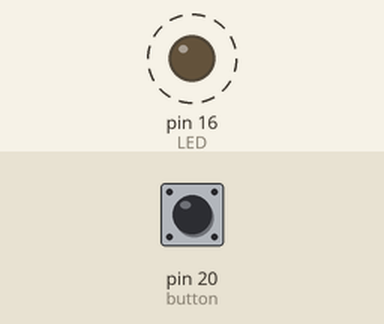
Simulated run of this program. Board: MicroPython board. Shown: output pins drawn as LEDs (lit = HIGH). Dashed ring = blinking. Inputs (shaded band) come from the test bench; at power-on: pin 20 (button) LOW.

Above: at 0.87 s.
1.3 s: pin 20 (button) pulled HIGH for 0.15 s
At 1.94 s:
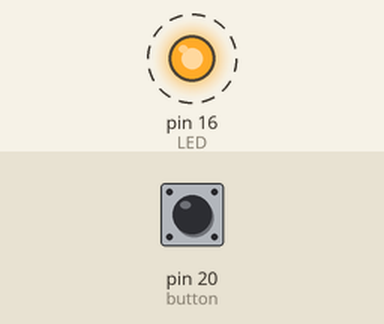
4.3 s: pin 20 (button) pulled HIGH for 1 s
6.8 s: pin 20 (button) pulled HIGH for 3.2 s
At 7.43 s:
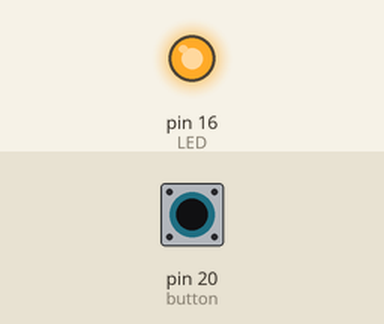
Timing chart, 0 to 17.5 s (numbered marks = the images above; inputs shaded):
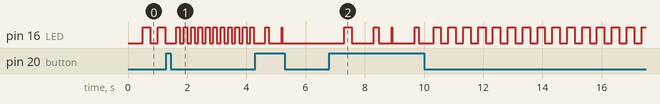

Measured:
- after the input at 1.3 s, pin 16 (LED): alternates HIGH for 0.12 s and LOW for 0.12 s, starting after 0.33 s
- after the input at 6.8 s, pin 16 (LED): LOW → HIGH after 0.50 s, → LOW 0.26 s later, → HIGH 0.74 s later, → LOW 0.17 s later, … (37 changes in this stretch)
- by itself, pin 16 (LED): alternates HIGH for 0.25 s and LOW for 0.25 s

The program:

blink.py
```python
import machine
import utime


LED = machine.Pin(16, machine.Pin.OUT) # pin 16
button = machine.Pin(20, machine.Pin.IN) #pin 20
on = 1
off = 0 # is used for the output off the led
last_time = utime.ticks_ms()
etat_led = "on" # is uted to discribe the functionning of the led
valeur_bouton=0
add_latence = 0
new_time_before = last_time
while True:
    index = button.value()

    new_time = utime.ticks_ms() # utlisation of ticks_ms is lore efficient than time.ns()
    Break = 250/(1+ valeur_bouton) + add_latence
    if index ==1 and new_time-new_time_before > 150:
        valeur_bouton= valeur_bouton+1 #change the state of the process
        new_time_before =new_time # allow us to modife properly the state of the process
        #because it adds a break after a modification of the process
        add_latence= 250 # to have a latence beetween the transistion

    if valeur_bouton == 0 or valeur_bouton == 1:

        if etat_led == "off" and new_time-last_time >= Break:

            LED.value(on)
            etat_led = "on" # is used to change the state of the led
            last_time = utime.ticks_ms()
            add_latence = 0 # to come back with the initanal break
        elif new_time-last_time >= Break:
            add_latence = 0
            LED.value(off)
            etat_led = "off"
            last_time = utime.ticks_ms()


    elif valeur_bouton == 2:
        LED.value(off)

    else :
        valeur_bouton = 0 # to come back to the initial state of the process
```
